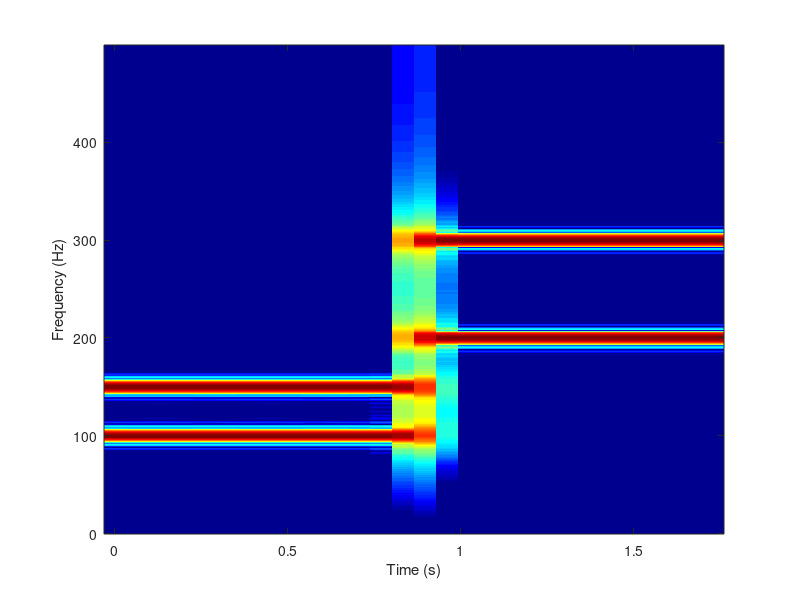

The MATLAB source for this figure:
%Q 1.1.c = Plotar o espectrograma do sinal w

n = 0:0.01:10;
fs = 1000;

% Gerar o sinal e a sua transformada de Fourrier
y = sin(20*pi*n) + cos(30*pi*n);
z = sin(40*pi*n) + cos(60*pi*n);
w = [y z];
W = fft(w);
m = 0:length(W) - 1;

% Gerar e plotar o espectrograma de w
[B,f,t]=specgram(w,1024,fs,256,192);
bmin=max(max(abs(B)))/300;
imagesc(t,f,20*log10(max(abs(B),bmin)/bmin));
axis xy; xlabel('Time (s)'); ylabel('Frequency (Hz)');
colormap(jet);